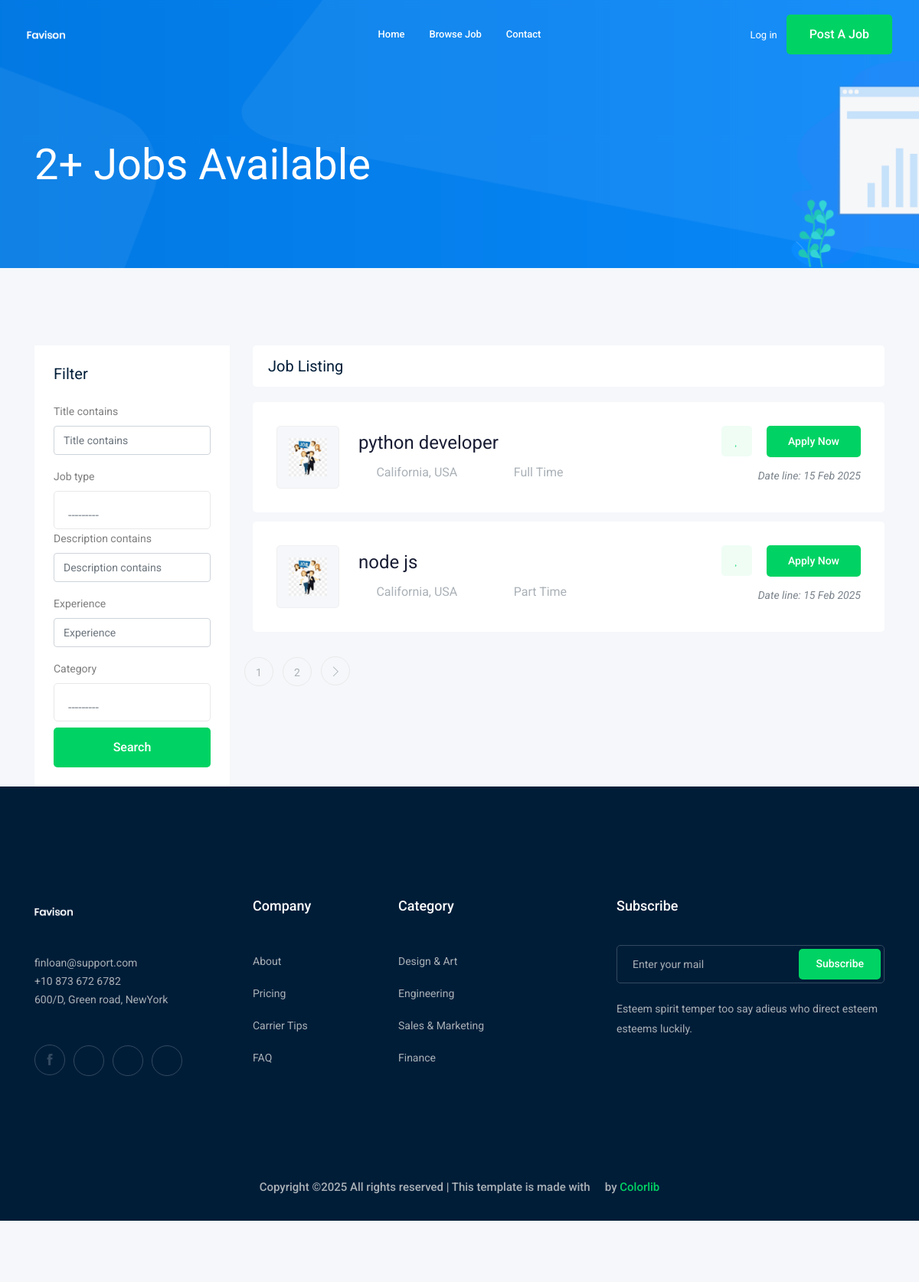
Screenshot of /jobs/ with the database file from the repository.
### job/models.py (models this page shows, shortened)
class Job(models.Model):#table
    owner = models.ForeignKey(User, related_name='job_owner', on_delete=models.CASCADE)
    title = models.CharField(max_length=100)#colum
    job_type = models.CharField(max_length=15 , choices=JOB_TYPE)
    description = models.TextField(max_length=1000)
    published_at = models.DateTimeField(auto_now=True)
    Vacancy = models.IntegerField(default=1)
    salary = models.IntegerField(default=0)
    experience = models.IntegerField(default=1)
    category=models.ForeignKey('Category',on_delete=models.CASCADE)# if category delete all job in this category deleted
    image = models.ImageField(upload_to=image_upload)
    slug = models.SlugField(blank=True, null=True)
    def __str__(self):
        return self.title

### job/views.py (the view)
# urls.py: path('',views.job_list , name='job_list'),
def job_list(request):
    job=Job.objects.all()
    filter = ProductFilter(request.GET, queryset=job)
    job=filter.qs
    paginator = Paginator(job, 2)
    page_number = request.GET.get("page")
    page_obj = paginator.get_page(page_number)
    context ={
        'job':page_obj,
        'filter':filter
    }
    return render(request,'job/joblist.html',context)

### job/models.py (called while the page is built)
    def __str__(self):
        return self.name

### job/templates/job/joblist.html (shortened to what this page needs)
{% extends 'base.html' %}
{% load bootstrap4 %}
{% block body %}
    <div class="bradcam_area bradcam_bg_1">
        <div class="container">
            <div class="row">
                <div class="col-xl-12">
                    <div class="bradcam_text">
                        <h3>{{job|length}}+ Jobs Available</h3>
                    </div>
                </div>
            </div>
        </div>
    </div>
    <div class="job_listing_area plus_padding">
        <div class="container">
            <div class="row">
                <div class="col-lg-3">
                    <div class="job_filter white-bg">
                        <div class="form_inner white-bg">
                            <h3>Filter</h3>
                            <form  method="GET">
                             {% bootstrap_form filter.form %}
                             <input type="submit" value="Search" class="boxed-btn3 w-100 mt-2">
                            </form>
                        </div>
                    </div>
                </div>
                <div class="col-lg-9">
                    <div class="recent_joblist_wrap">
                        <div class="recent_joblist white-bg ">
                            <div class="row align-items-center">
                                <div class="col-md-6">
                                    <h4>Job Listing</h4>
                                </div>
                            </div>
                        </div>
                    </div>
                    <div class="job_lists m-0">
                        <div class="row">
                        {% for job in job %}
                            <div class="col-lg-12 col-md-12">
                                <div class="single_jobs white-bg d-flex justify-content-between">
                                    <div class="jobs_left d-flex align-items-center">
                                        <div class="thumb">
                                            <img src="{{job.image.url}}" style="max-width: 50px ">
                                        </div>
                                        <div class="jobs_conetent">
                                            <a href="{% url 'jobs:job_detail' job.slug %}"><h4>{{job}}</h4></a>
                                            <div class="links_locat d-flex align-items-center">
                                                <div class="location">
                                                    <p> <i class="fa fa-map-marker"></i> California, USA</p>
                                                </div>
                                                <div class="location">
                                                    <p> <i class="fa fa-clock-o"></i> {{job.job_type}}</p>
                                                </div>
                                            </div>
                                        </div>
                                    </div>
                                    <div class="jobs_right">
                                        <div class="apply_now">
                                            <a class="heart_mark" href="#"> <i class="fa fa-heart"></i> </a>
                                            <a href="{% url 'jobs:job_detail' job.slug %}" class="boxed-btn3">Apply Now</a>
                                        </div>
                                        <div class="date">
                                            <p>Date line: {{job.published_at|date:'d M o'}}</p>
                                        </div>
                                    </div>
                                </div>
                            </div>
                           {% endfor %}
                        {% if job.has_other_pages %}
                        <div class="row">
                            <div class="col-lg-12">
                                <div class="pagination_wrap">
                                    <ul>
                                        {% for j in job.paginator.page_range %}
                                        <li><a href="?page={{j}}"><span>{{j}}</span></a></li>
                                        {% endfor %}
                                        {% if job.has_next %}
                                        <li><a href="?page={{job.next_page_number}}"> <i class="ti-angle-right"></i> </a></li>
                                         {% endif %}
                                    </ul>
                                </div>
                            </div>
                        </div>
                        {% endif %}
                    </div>
                </div>
            </div>
        </div>
    </div>
{% endblock body %}

### rows the page displays
Job: image (picture), title "python developer", job_type "Full Time", published_at "15 Feb 2025"
Job: image (placeholder picture), title "node js", job_type "Part Time", published_at "15 Feb 2025"

### other values shown
{{ job|length }} "2"
{{ j }} "1" "2"
